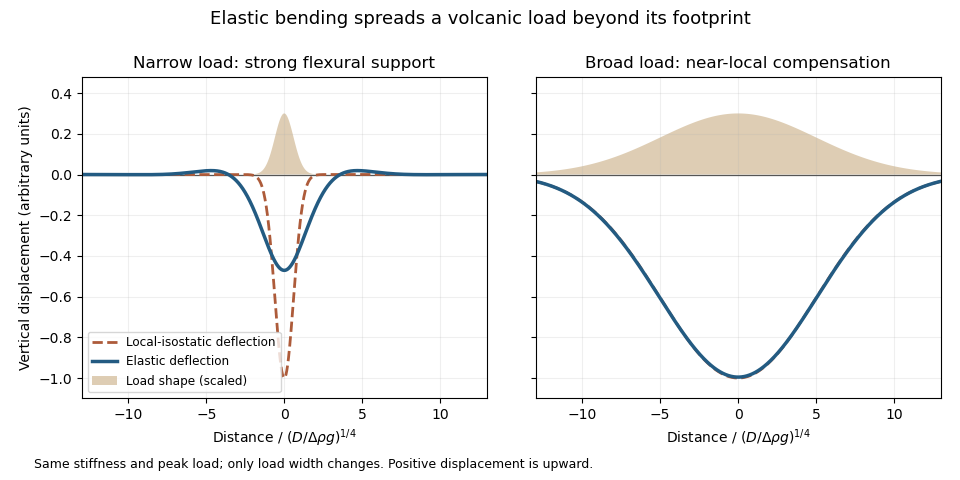

Source code (Python):
"""Local isostasy and flexural response; Python 3.14.4/NumPy 2.3.5/Matplotlib 3.10.7.

A periodic FFT solves w'''' + w = q for an isolated, smooth, positive load.
Coordinates are nondimensional. The PNG is written to CWD.
"""
from pathlib import Path

import matplotlib
matplotlib.use("Agg")
import matplotlib.pyplot as plt
import numpy as np


def response(x, width):
    q = np.exp(-0.5 * (x / width) ** 2)
    k = 2 * np.pi * np.fft.fftfreq(x.size, d=x[1] - x[0])
    w = np.fft.ifft(np.fft.fft(q) / (1 + k**4)).real
    assert abs(w.sum() - q.sum()) < 1e-9
    return q, w


def main():
    plt.rcParams.update({"font.family": "DejaVu Sans", "font.size": 10})
    x = np.linspace(-60, 60, 16384, endpoint=False)
    fig, axs = plt.subplots(1, 2, figsize=(9.6, 4.8), dpi=100, sharey=True)
    fig.patch.set_facecolor("white")
    for ax, width, title in zip(axs, [0.6, 5.0], ["Narrow load: strong flexural support", "Broad load: near-local compensation"]):
        q, w = response(x, width)
        ax.set_facecolor("white")
        ax.axhline(0, color="#555555", lw=0.9)
        ax.plot(x, -q, ls="--", color="#ad5b3a", lw=2, label="Local-isostatic deflection")
        ax.plot(x, -w, color="#235b82", lw=2.5, label="Elastic deflection")
        ax.fill_between(x, 0, 0.3*q, facecolor="#d6c1a1", alpha=0.8, label="Load shape (scaled)")
        ax.set(xlim=(-13, 13), ylim=(-1.1, 0.48), xlabel=r"Distance / $(D/\Delta\rho g)^{1/4}$", title=title)
        ax.grid(alpha=0.2)
    axs[0].set_ylabel("Vertical displacement (arbitrary units)")
    axs[0].legend(loc="lower left", fontsize=8.7)
    fig.suptitle("Elastic bending spreads a volcanic load beyond its footprint", fontsize=13, y=0.98)
    fig.text(0.035, 0.025, "Same stiffness and peak load; only load width changes. Positive displacement is upward.", fontsize=9)
    fig.subplots_adjust(left=0.085, right=0.98, top=0.84, bottom=0.17, wspace=0.12)
    fig.savefig(Path.cwd() / f"{Path(__file__).stem}.png", facecolor="white", transparent=False)
    plt.close(fig)


if __name__ == "__main__":
    main()
